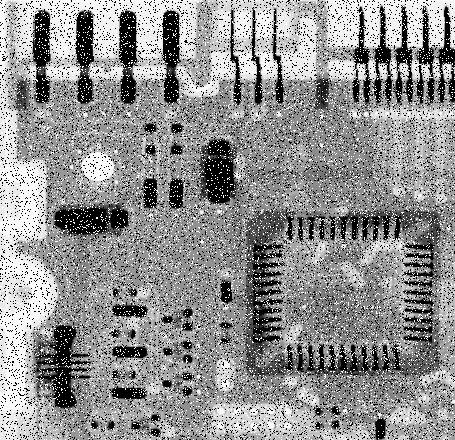
%> input picture Imagenes prueba/Board.jpg, 455 x 440 px
$ octave Formulacion_Discreta.m   (GNU Octave 9; MATLAB toolbox functions it lacks are replaced by stand-ins)
%> lines starting %> are read from the running program, lines starting %| are printed output that depends on the picture
clc;
close all;
clear;

% Cargar la imagen
[filename, pathname] = uigetfile({'*.jpg;*.png;*.bmp;*.tif'}, 'Selecciona una imagen');
%> the answer given: Imagenes prueba/Board.jpg
if isequal(filename, 0)
    disp('No seleccionaste ninguna imagen');
else
    % Leer la imagen
    imagen = imread(fullfile(pathname, filename));
%> imagen is the input picture: size 440x455 uint8; min 0, max 255, mean 144.1

    % Convertir la imagen a escala de grises si es necesario
    if size(imagen, 3) == 3
        imagen_gris = rgb2gray(imagen);
    else
        imagen_gris = imagen;
    end

    % Mostrar la imagen
    figure;
    imshow(imagen_gris, []);
    title('Imagen en Escala de Grises');

    % Tamaño de la imagen
    [filas, columnas] = size(imagen_gris);
%> filas = 440; columnas = 455
    num_pixeles = filas * columnas;
%> num_pixeles = 200200

    % Inicializar la tabla de frecuencias (256 niveles de gris para imágenes de 8 bits)
    frecuencias = zeros(256, 1);

    % Contar la frecuencia de cada nivel de gris
    for i = 1:filas
        for j = 1:columnas
            valor_pixel = imagen_gris(i, j);
            frecuencias(valor_pixel + 1) = frecuencias(valor_pixel + 1) + 1;
        end
    end
%> after the loop, frecuencias = 256 values, max 29968 at index 1, min 0 at index 256, mean 782

    % Calcular la función de distribución de probabilidad (PDF)
    pdf = frecuencias / num_pixeles;
%> pdf = 256 values, max 0.15 at index 1, min 0 at index 256, mean 0.00391

    % Mostrar la frecuencia de cada nivel de gris
    disp('Frecuencia de niveles de gris:');
    for nivel = 0:255
        if frecuencias(nivel + 1) > 0
            fprintf('Nivel %d: Frecuencia = %d, PDF = %.4f\n', nivel, frecuencias(nivel + 1), pdf(nivel + 1));
        end
    end
%> this loop made 256 passes
%| Nivel 0: Frecuencia = 29968, PDF = 0.1497
%| Nivel 1: Frecuencia = 1918, PDF = 0.0096
%| Nivel 2: Frecuencia = 1052, PDF = 0.0053
%| Nivel 3: Frecuencia = 776, PDF = 0.0039
%| Nivel 4: Frecuencia = 601, PDF = 0.0030
%| Nivel 5: Frecuencia = 468, PDF = 0.0023
%| Nivel 6: Frecuencia = 359, PDF = 0.0018
%| Nivel 7: Frecuencia = 291, PDF = 0.0015
%> (further printed lines are left out)

    % Mostrar el histograma de frecuencias y la PDF
    figure;
    subplot(2, 1, 1);
    bar(0:255, frecuencias);
    title('Frecuencia de Niveles de Gris');
    xlabel('Niveles de Gris');
    ylabel('Frecuencia');
    xlim([0 255]);

    subplot(2, 1, 2);
    bar(0:255, pdf);
    title('Función de Distribución de Probabilidad (PDF)');
    xlabel('Niveles de Gris');
    ylabel('Probabilidad');
    xlim([0 255]);
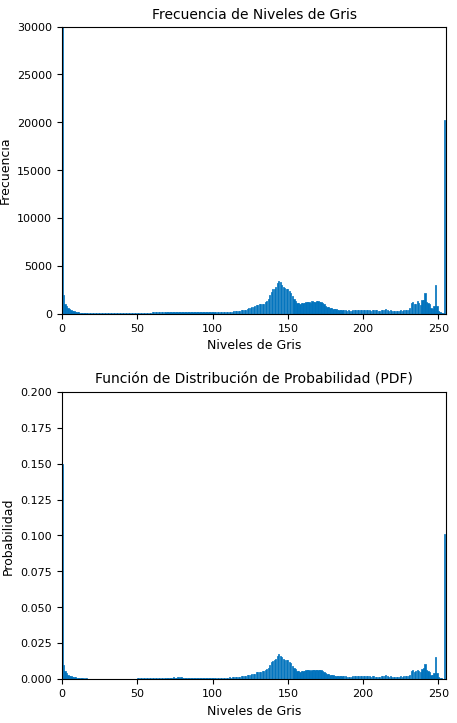
%> figure redrawn from the program's plot data, 2 panels; panel 1: tallest bar 29968 high, from x = -0.4 to 0.4; panel 2: tallest bar 0.15 high, from x = -0.4 to 0.4
end

$ run again, on Imagenes prueba/Radio.jpg
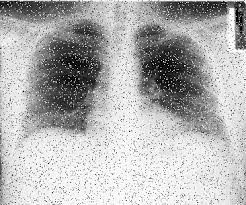
%> input picture Imagenes prueba/Radio.jpg, 246 x 205 px
%> imagen is the input picture: size 205x246x3 uint8; min 0, max 255, mean 177.4
%> after the loop `for i = 1:filas`: frecuencias = 256 values, max 1826 at index 255, min 0 at index 256, mean 197
%> pdf = 256 values, max 0.0362 at index 255, min 0 at index 256, mean 0.00391
%> the loop `for nivel = 0:255` made 256 passes
%| Nivel 0: Frecuencia = 130, PDF = 0.0026
%| Nivel 1: Frecuencia = 32, PDF = 0.0006
%| Nivel 2: Frecuencia = 40, PDF = 0.0008
%| Nivel 3: Frecuencia = 29, PDF = 0.0006
%| Nivel 4: Frecuencia = 30, PDF = 0.0006
%> (further printed lines are left out)
%> `xlim([0 255]);`:
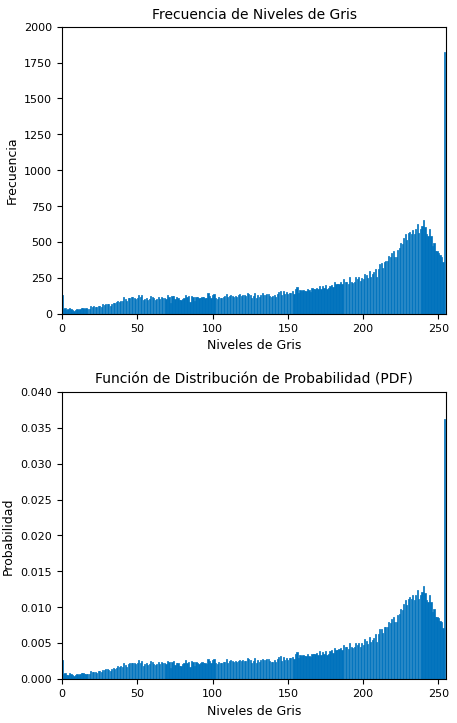
%> figure redrawn from the program's plot data, 2 panels; panel 1: tallest bar 1826 high, from x = 253.6 to 254.4; panel 2: tallest bar 0.0362 high, from x = 253.6 to 254.4
